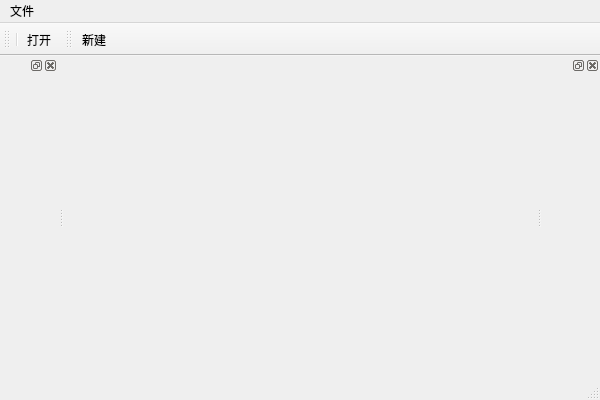
<?xml version="1.0" encoding="UTF-8"?>
<ui version="4.0">
 <class>LearnqtClass</class>
 <widget class="QMainWindow" name="LearnqtClass">
  <property name="geometry">
   <rect>
    <x>0</x>
    <y>0</y>
    <width>600</width>
    <height>400</height>
   </rect>
  </property>
  <property name="windowTitle">
   <string>Learnqt</string>
  </property>
  <widget class="QWidget" name="centralWidget"/>
  <widget class="QMenuBar" name="menuBar">
   <property name="geometry">
    <rect>
     <x>0</x>
     <y>0</y>
     <width>600</width>
     <height>26</height>
    </rect>
   </property>
   <widget class="QMenu" name="menu">
    <property name="title">
     <string>文件</string>
    </property>
    <addaction name="actionnew"/>
    <addaction name="actionopen"/>
   </widget>
   <addaction name="menu"/>
  </widget>
  <widget class="QToolBar" name="mainToolBar">
   <attribute name="toolBarArea">
    <enum>TopToolBarArea</enum>
   </attribute>
   <attribute name="toolBarBreak">
    <bool>false</bool>
   </attribute>
   <addaction name="separator"/>
   <addaction name="actionopen"/>
  </widget>
  <widget class="QToolBar" name="toolBar">
   <property name="windowTitle">
    <string>toolBar</string>
   </property>
   <attribute name="toolBarArea">
    <enum>TopToolBarArea</enum>
   </attribute>
   <attribute name="toolBarBreak">
    <bool>false</bool>
   </attribute>
   <addaction name="actionnew"/>
  </widget>
  <widget class="QStatusBar" name="statusBar"/>
  <widget class="QDockWidget" name="dockWidget">
   <attribute name="dockWidgetArea">
    <number>1</number>
   </attribute>
   <widget class="QWidget" name="dockWidgetContents"/>
  </widget>
  <widget class="QDockWidget" name="dockWidget_4">
   <attribute name="dockWidgetArea">
    <number>2</number>
   </attribute>
   <widget class="QWidget" name="dockWidgetContents_4"/>
  </widget>
  <action name="actionnew">
   <property name="text">
    <string>新建</string>
   </property>
  </action>
  <action name="actionopen">
   <property name="text">
    <string>打开</string>
   </property>
  </action>
 </widget>
 <layoutdefault spacing="6" margin="11"/>
 <resources>
  <include location="Learnqt.qrc"/>
 </resources>
 <connections/>
</ui>
